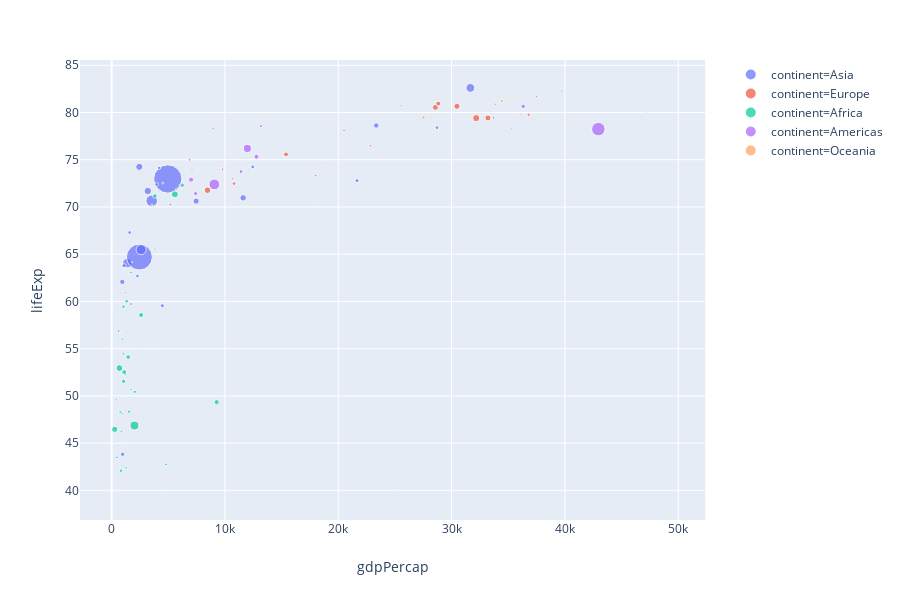

Here is the notebook cell this chart was saved with:
### Code cell
px.scatter(gapminder, 
           x="gdpPercap", 
           y="lifeExp", 
           color='continent', 
           size = 'pop')
